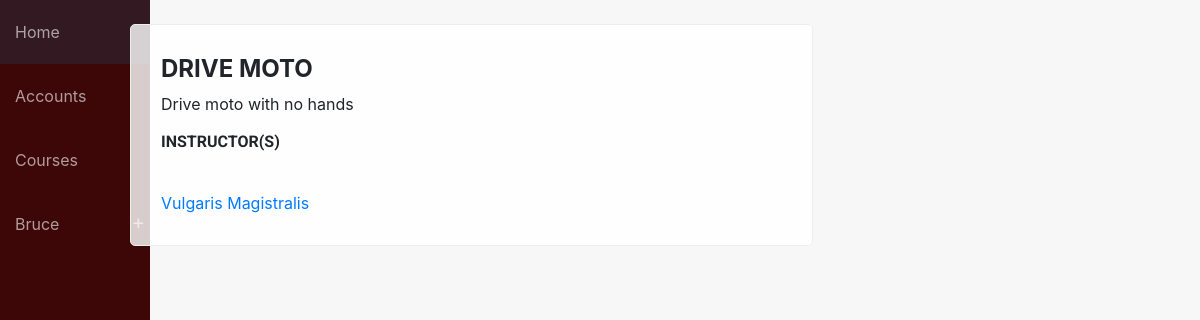
Page /permits/course/1 (signed in) on the committed database.
### drive/models.py (models this page shows, shortened)
class Student(models.Model):
    user = models.OneToOneField(User, on_delete=models.CASCADE, null=True)
    first_name = models.CharField(max_length=100, null=True)
    last_name = models.CharField(max_length=100, null=True)
    email = models.EmailField(max_length=100, null=True)
    permit = models.ForeignKey(Permit, on_delete=models.SET_NULL, null=True)
    country = models.ForeignKey(State, on_delete=models.SET_NULL, null=True)
    city = models.CharField(max_length=100, null=True)
    course = models.ManyToManyField(Course, related_name='course', blank=True)
    course_instructor = models.ManyToManyField(Course, related_name='course_instructor', blank=True)

class Course(models.Model):
    name = models.CharField(max_length=200)
    summary = models.TextField(max_length=600, null=True, blank=True)
    permit = models.ForeignKey(Permit, on_delete=models.CASCADE)
    start_date = models.DateField()
    end_date = models.DateField()
    cost = models.IntegerField(null=True, default=0)
    obligative = models.BooleanField(default=True)
    def __str__(self):
        return self.name

### drive/views.py (the view)
# urls.py: path('permits/course/<int:pk>', views.course_detail, name='course_detail'),
def course_detail(request, pk):
    course = Course.objects.get(pk=pk)
    users = User.objects.filter(student__course_instructor__in=[course])
    grades = Grade.objects.filter(student_id=request.user.id, course_id=pk)
    instructors = Student.objects.filter(course_instructor__in=[course])
    if request.user.is_authenticated:
        return render(
            request, 'course_single.html',
            {'usrs': users, 'course': course, 'grades': grades, 'instructors': instructors},
        )
    else:
        return redirect('login')

### drive/templates/course_single.html
{% extends 'base_generic.html' %} {% block content %}
<div class="container">
    <div class="row">
        <div class="col-md-8 col-xs-12">
            <div class="no-shade card-box">
                <h4>{{ course }}</h4> {% if course.summary %}
                <p>{{ course.summary }}</p>
                {% endif %} {% if instructors %}
                <h6>Instructor(s)</h6> {% for instructor in instructors %}
                <a href="{% url 'student_detail' pk=instructor.pk%}">{{ instructor.first_name }} {{ instructor.last_name }}</a>
                <br/> {% endfor %} {% endif %}
            </div>
            {% load static %}
        </div>
    </div>
</div>
{% endblock %}

### drive/templates/base_generic.html (shortened to what this page needs)
{% load static %}
<html>
<head>
    <link rel="stylesheet" href="https://use.fontawesome.com/releases/v5.0.12/css/all.css">
    <link rel="stylesheet" href="{% static 'css/bootstrap.min.css' %}">
    <link rel="stylesheet" href="{% static 'css/main.css' %}">
    <link rel="stylesheet" href="{% static 'fonts/fontawesome-all.min.css' %}">
</head>
<body>
    <div class="wrapper">
        <div class="container-fluid">
            <div class="row">
                <div class="no-padding col-md-1 col-sm-4">
                    <header>
                        <nav>
                            {% url 'home' as hom %} {% url 'students' as acc %} {% url 'permits' as prog %} {% url 'login' as log %} {% url 'student_detail' pk=user.student.pk as sd %}
                            <a href="{% url 'home' %}" {% if request.path == hom %} class="active" {% endif %}>Home</a>
                            <a href="{% url 'students' %}" {% if request.path == acc %} class="active" {% endif %}>Accounts</a>
                            <a href="{% url 'permits' %}" {% if request.path == prog %} class="active" {% endif %}>Courses</a>
                            <div>
                                {% if not user.is_authenticated %}
                                <a href="{% url 'login' %}" {% if request.path == log %} class="active" {% endif %}>Login</a> {% else %}
                                <div class="dd">
                                    <a {% if request.path == sd %} class="active" {% endif %}>{{ user.student.first_name }}</a>
                                </div>
                                {% endif %}
                            </div>
                        </nav>
                    </header>
                </div>
                <div class="col-md-11 col-sm-8">
                    <br>
                    {% block content %} {% endblock %}
                </div>
            </div>
        </div>
    </div>
</body>
</html>

### drive/static/css/main.css (style rules this page uses)
* { --main-color: #006992; }
body { display: flex; flex-direction: column; background-color: #f7f7f7; min-height: 100vh; }
.wrapper { flex: 1; }
.no-padding { padding: 0; }
nav { background-color: #3d0707; margin-bottom: 15px; border-bottom: 1px solid #eee; height: 100vh; position: fixed; min-width: 150px; }
nav a { display: block; padding: 20px 15px; color: rgba(255, 255, 255, .6); transition: 100ms ease; }
.dd::before, .minus::before { content: '+'; position: absolute; right: 0; font-size: 20px; margin-top: 15px; margin-right: 5px; }
.dd { position: relative; cursor: pointer; display: block; color: rgba(255, 255, 255, .6); }
.shadow-box, .card-box, .empty-box { padding: 30px; border-radius: 5px; margin-bottom: 10px; display: block; border: 1px solid #eee; position: relative; background-color: rgba(255, 255, 255, .8); position: relative; overflow: hidden; }
.no-shade h4, .no-shade h3 { font-weight: bold; text-transform: uppercase; }
.card-box h6 { z-index: 5; margin-bottom: 40px; text-transform: uppercase; font-family: "Roboto"; font-weight: bold; }

### rows in the picture
Course: name "DRIVE MOTO", summary "Drive moto with no hands"
Student: first_name "Vulgaris", last_name "Magistralis"

### other values in the picture
{{ user.student.first_name }} "Bruce"
